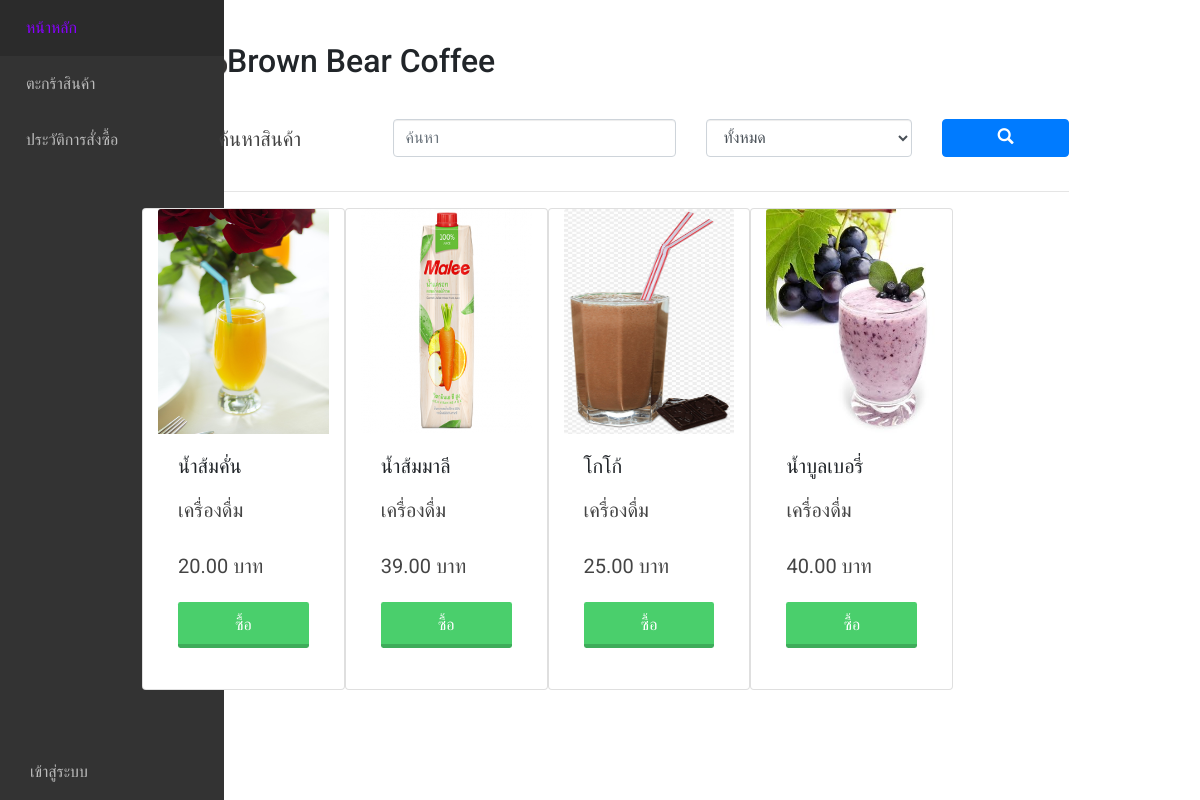
The app's page /, older data.
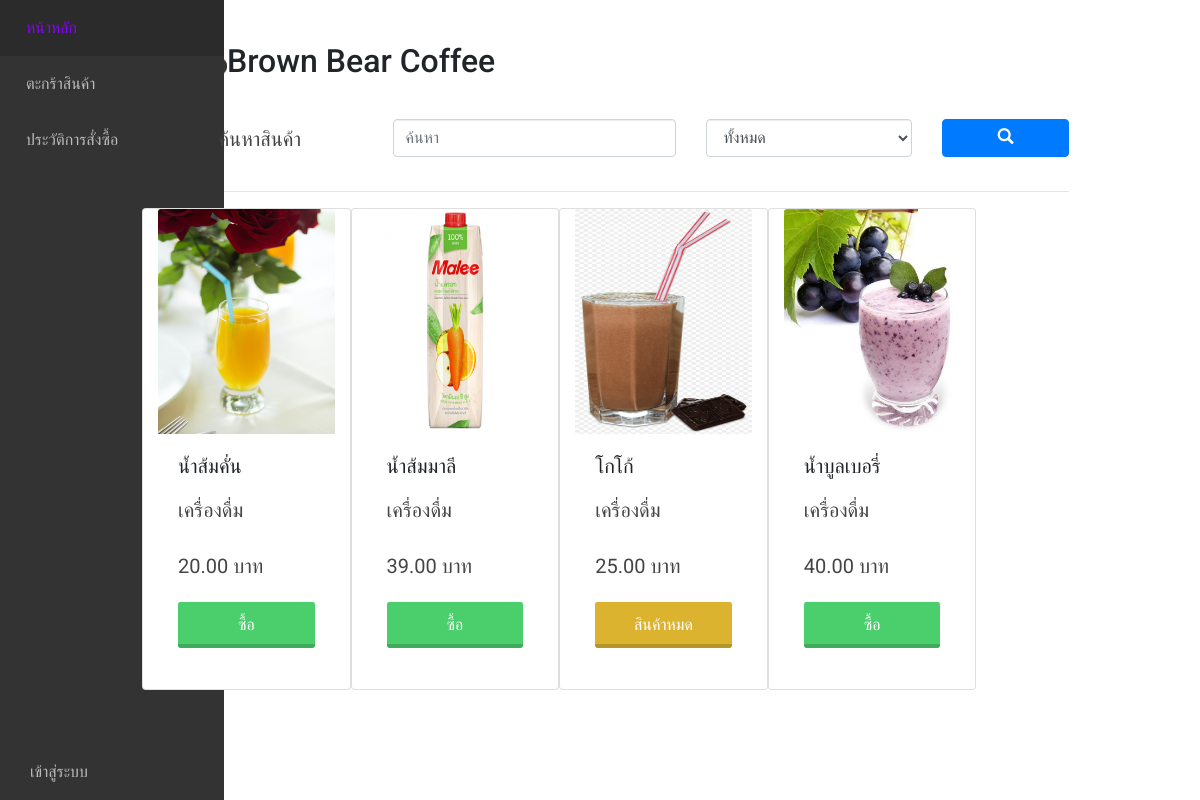
The same page, newer data.
### main/models.py (models this page shows, shortened)
class Product(models.Model):
    type = models.ForeignKey(Type, on_delete=models.PROTECT,null=True)
    name = models.CharField(max_length=255)
    description = models.CharField(max_length=255,null=True)
    price = models.FloatField()
    stock = models.IntegerField()
    picture = models.ImageField(default='product_pic/default.png',upload_to='product_pic',null=True,blank=True)

class Type(models.Model):
    type_name = models.CharField(max_length=255)

### main/views.py (the view)
# urls.py: path('',views.index,name='index'),
def index(request): #หน้าหลัก มีการค้นหาชื่อ/ประเภทสินค้า มีรูปภาพ
    product = Product.objects.all()
    type = Type.objects.all()
    search = request.GET.get('search','')
    searchtype = request.GET.get('sel','')
    if search:
        product = product.filter(name__icontains=search)
    if searchtype > '0':
        product = product.filter(type_id=searchtype)
    context = {
        'product':product,
        'type':type,
    }
    return render(request, 'main/index.html', context=context)

### main/templates/main/index.html (shortened to what this page needs)
{% extends 'base.html' %}
{% block content %}
    <h2><img src='static/payment-terminal.png' width='70'>Brown Bear Coffee</h2><br>
    <form method="GET" action="{% url 'index' %}">
        <div class="row">
            <div class="col-md-3">
                <p class="text-center">ค้นหาสินค้า</p>
            </div>
            <div class="col-md-4">
                <input type="text" name="search" id="search" value="{{search}}" placeholder="ค้นหา"
                      class="form-control col">
            </div>
            <div class="col-md-3">
                <select name="sel" id="{{sel}}" class="form-control col">
                    <option value="0">ทั้งหมด</option>
                </select>
            </div>
            <div class="col">
                <button type="submit" class="btn btn-primary col"><span class="glyphicon glyphicon-search"></button>
            </div>
        </div>
    </form>
    <hr>
    <div class="card-group">
        <div class="row">
        {% for p in product %}
            <div class="card col-lg-3">
                <img class="card-img-top" src="{{ p.picture.url }}" alt="" width='100%' height='225px'>
                <div class="card-body">
                    <h5 class="card-title">{{ p.name }}</h5>
                    <p class="card-text">{{ p.type.type_name }}</p>
                    <p class="card-text">{{ p.price|stringformat:".2f" }} บาท</p>
                    {% if p.stock >= 5 %}
                    <a href="{% url 'addtobasket' product_id=p.id%}"><p class="card-text">
                        <div class="buttongreen col">ซื้อ</div>
                    </p></a>
                    {% else %}
                        <div class="buttonyellow col disabled">สินค้าหมด</div>
                    {% endif %}
                </div>
            </div>
        {% endfor %}
        </div>
    </div>
{% endblock %}

Row changes from the older to the newer data that the page shows:
changed Product "โกโก้": stock "ซื้อ" → "สินค้าหมด"
